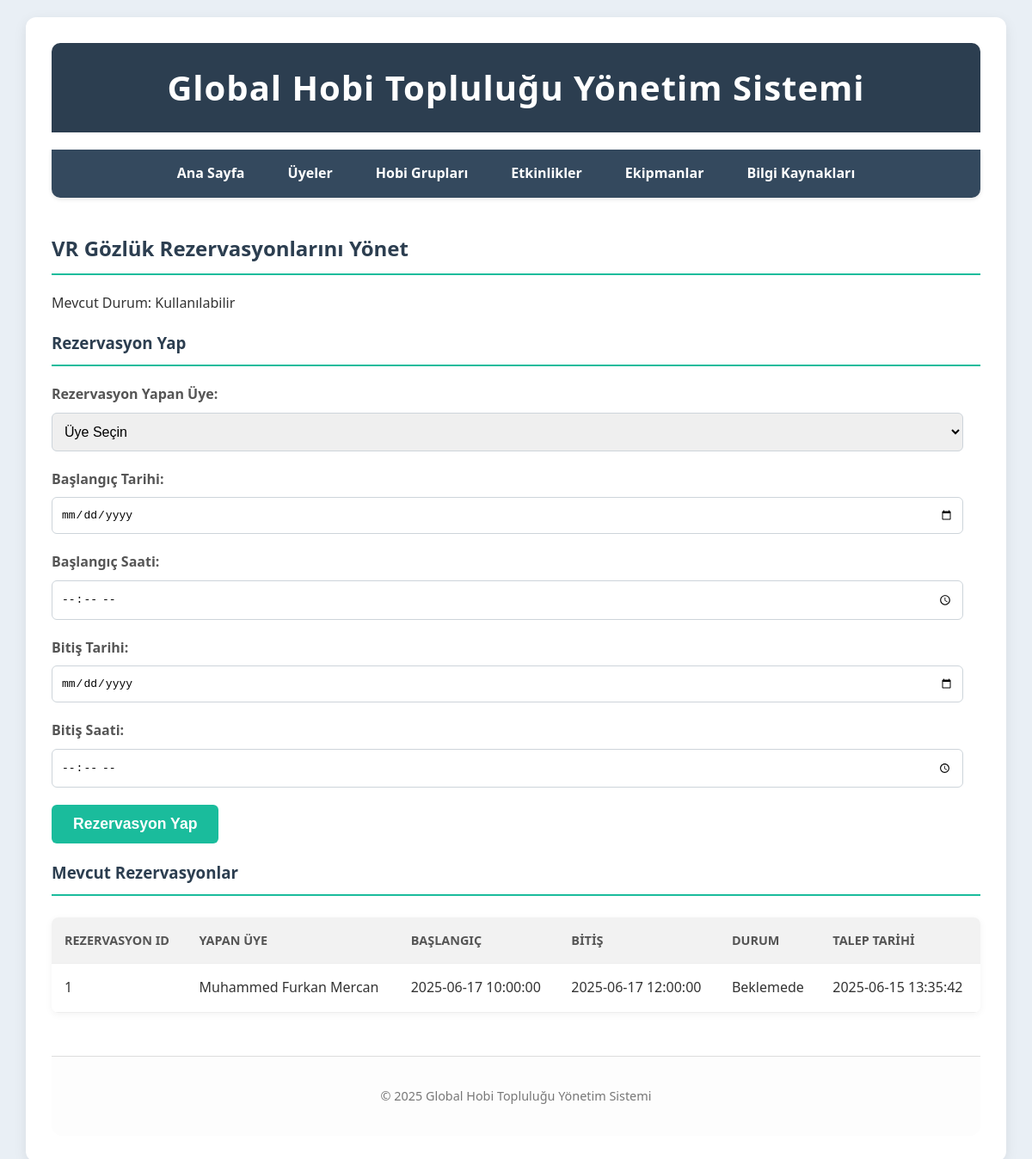
Screenshot of /ekipman_rezervasyon_yonet.php?ekipman_id=1 with the database file from the repository.
### tables this page shows
CREATE TABLE `ekipmanlar` (
  `ekipman_id` int(11) NOT NULL,
  `ekipman_adi` varchar(100) NOT NULL,
  `aciklama` text DEFAULT NULL,
  `seri_no` varchar(100) DEFAULT NULL,
  `edinme_tarihi` date DEFAULT NULL,
  `durum` enum('Kullanılabilir','Bakımda','Rezervde','Arızalı') NOT NULL DEFAULT 'Kullanılabilir'
);

CREATE TABLE `ekipmanrezervasyon` (
  `rezervasyon_id` int(11) NOT NULL,
  `uye_id` int(11) NOT NULL,
  `ekipman_id` int(11) NOT NULL,
  `baslangic_tarihi` datetime NOT NULL,
  `bitis_tarihi` datetime NOT NULL,
  `durum` enum('Onaylandı','Beklemede','Reddedildi','Tamamlandı','İptal Edildi') NOT NULL DEFAULT 'Beklemede',
  `rezervasyon_tarihi` timestamp NOT NULL DEFAULT current_timestamp()
);

CREATE TABLE `uyeler` (
  `uye_id` int(11) NOT NULL,
  `ad` varchar(50) NOT NULL,
  `soyad` varchar(50) NOT NULL,
  `kullanici_adi` varchar(50) NOT NULL,
  `eposta` varchar(100) NOT NULL,
  `sifre_hash` varchar(255) NOT NULL,
  `kayit_tarihi` timestamp NOT NULL DEFAULT current_timestamp(),
  `ulke` varchar(50) DEFAULT NULL,
  `profil_fotografi_url` varchar(255) DEFAULT NULL
);

### ekipman_rezervasyon_yonet.php (the view, shortened to what this page needs)
<?php
include_once 'config.php';
include_once 'includes/header.php';
$ekipman_id = isset($_GET['ekipman_id']) ? intval($_GET['ekipman_id']) : 0;
$ekipman_bilgisi = null;
if ($ekipman_id > 0) {
    $sql_ekipman_bilgisi = "SELECT ekipman_adi, durum FROM Ekipmanlar WHERE ekipman_id = ?";
    $stmt_ekipman = mysqli_prepare($conn, $sql_ekipman_bilgisi);
    mysqli_stmt_bind_param($stmt_ekipman, "i", $ekipman_id);
    mysqli_stmt_execute($stmt_ekipman);
    $result_ekipman = mysqli_stmt_get_result($stmt_ekipman);
    if (mysqli_num_rows($result_ekipman) > 0) {
        $ekipman_bilgisi = mysqli_fetch_assoc($result_ekipman);
    } else {
        $error = "Belirtilen Ekipman bulunamadı.";
    }
}
$rezervasyonlar = [];
if ($ekipman_id > 0) {
    $sql_rezervasyonlar = "SELECT ER.*, U.ad, U.soyad, U.kullanici_adi
                           FROM EkipmanRezervasyon ER
                           JOIN Uyeler U ON ER.uye_id = U.uye_id
                           WHERE ER.ekipman_id = ?
                           ORDER BY ER.baslangic_tarihi DESC";
    $stmt_rezervasyonlar = mysqli_prepare($conn, $sql_rezervasyonlar);
    mysqli_stmt_bind_param($stmt_rezervasyonlar, "i", $ekipman_id);
    mysqli_stmt_execute($stmt_rezervasyonlar);
    $result_rezervasyonlar = mysqli_stmt_get_result($stmt_rezervasyonlar);
    if (mysqli_num_rows($result_rezervasyonlar) > 0) {
        while ($row = mysqli_fetch_assoc($result_rezervasyonlar)) {
            $rezervasyonlar[] = $row;
        }
    }
}
?>
<h2><?php echo htmlspecialchars($ekipman_bilgisi['ekipman_adi']); ?> Rezervasyonlarını Yönet</h2>
<?php if ($ekipman_bilgisi): ?>
    <p>Mevcut Durum: <?php echo htmlspecialchars($ekipman_bilgisi['durum']); ?></p>
<?php endif; ?>
<?php if ($ekipman_id > 0 && $ekipman_bilgisi): ?>
    <h3>Rezervasyon Yap</h3>
    <form action="ekipman_rezervasyon_yonet.php?ekipman_id=<?php echo $ekipman_id; ?>" method="POST">
        <div class="form-group">
            <label for="uye_id">Rezervasyon Yapan Üye:</label>
            <select id="uye_id" name="uye_id" required>
                <option value="">Üye Seçin</option>
            </select>
        </div>
        <div class="form-group">
            <label for="baslangic_tarihi">Başlangıç Tarihi:</label>
            <input type="date" id="baslangic_tarihi" name="baslangic_tarihi" required>
        </div>
        <div class="form-group">
            <label for="baslangic_saati">Başlangıç Saati:</label>
            <input type="time" id="baslangic_saati" name="baslangic_saati" required>
        </div>
        <div class="form-group">
            <label for="bitis_tarihi">Bitiş Tarihi:</label>
            <input type="date" id="bitis_tarihi" name="bitis_tarihi" required>
        </div>
        <div class="form-group">
            <label for="bitis_saati">Bitiş Saati:</label>
            <input type="time" id="bitis_saati" name="bitis_saati" required>
        </div>
        <button type="submit" name="rezervasyon_ekle" class="btn">Rezervasyon Yap</button>
    </form>
    <h3>Mevcut Rezervasyonlar</h3>
    <?php if (!empty($rezervasyonlar)): ?>
        <table>
            <thead>
                <tr>
                    <th>Rezervasyon ID</th>
                    <th>Yapan Üye</th>
                    <th>Başlangıç</th>
                    <th>Bitiş</th>
                    <th>Durum</th>
                    <th>Talep Tarihi</th>
                </tr>
            </thead>
            <tbody>
                <?php foreach ($rezervasyonlar as $rezervasyon): ?>
                    <tr>
                        <td><?php echo htmlspecialchars($rezervasyon['rezervasyon_id']); ?></td>
                        <td><?php echo htmlspecialchars($rezervasyon['ad'] . ' ' . $rezervasyon['soyad']); ?></td>
                        <td><?php echo htmlspecialchars($rezervasyon['baslangic_tarihi']); ?></td>
                        <td><?php echo htmlspecialchars($rezervasyon['bitis_tarihi']); ?></td>
                        <td><?php echo htmlspecialchars($rezervasyon['durum']); ?></td>
                        <td><?php echo htmlspecialchars($rezervasyon['rezervasyon_tarihi']); ?></td>
                    </tr>
                <?php endforeach; ?>
            </tbody>
        </table>
    <?php else: ?>
        <p>Bu ekipman için henüz rezervasyon bulunmamaktadır.</p>
    <?php endif; ?>
<?php else: ?>
    <p>Ekipman bilgileri alınamadı. Lütfen <a href="ekipmanlar.php">Ekipmanlar</a> sayfasından geçerli bir ekipman seçin.</p>
<?php endif; ?>
<?php
include_once 'includes/footer.php';
?>

### style.css (style rules this page uses)
body { font-family: 'Segoe UI', Tahoma, Geneva, Verdana, sans-serif; margin: 0; padding: 0; background-color: #e9eff5; color: #333; line-height: 1.6; }
h2, h3 { color: #2c3e50; border-bottom: 2px solid #1abc9c; padding-bottom: 10px; margin-bottom: 20px; }
.form-group { margin-bottom: 20px; }
.form-group label { display: block; margin-bottom: 8px; font-weight: 600; color: #555; }
.form-group input[type="text"], .form-group input[type="email"], .form-group input[type="password"], .form-group input[type="date"], .form-group input[type="time"], .form-group input[type="number"], .form-group select, .form-group textarea { width: calc(100% - 20px); padding: 12px 10px; border: 1px solid #cdd4da; border-radius: 6px; box-sizing: border-box; font-size: 1em; transition: border-color 0.3s ease; }
.btn { background-color: #1abc9c; color: white; padding: 12px 25px; border: none; border-radius: 6px; cursor: pointer; font-size: 1.1em; font-weight: bold; text-decoration: none; display: inline-block; transition: background-color 0.3s ease, transform 0.2s ease; margin-right: 10px; }
table { width: 100%; border-collapse: collapse; margin-top: 25px; background-color: #fff; box-shadow: 0 2px 8px rgba(0, 0, 0, 0.05); border-radius: 8px; overflow: hidden; }
table th, table td { padding: 15px; text-align: left; border-bottom: 1px solid #eee; }
table th { background-color: #f2f2f2; color: #555; font-weight: 700; text-transform: uppercase; font-size: 0.9em; }

### rows the page displays
ekipmanlar: ekipman_adi "VR Gözlük", durum "Kullanılabilir"
ekipmanrezervasyon: rezervasyon_id "1", uye.soyad "Muhammed Furkan Mercan", baslangic_tarihi "2025-06-17 10:00:00", bitis_tarihi "2025-06-17 12:00:00", durum "Beklemede", rezervasyon_tarihi "2025-06-15 13:35:42"
